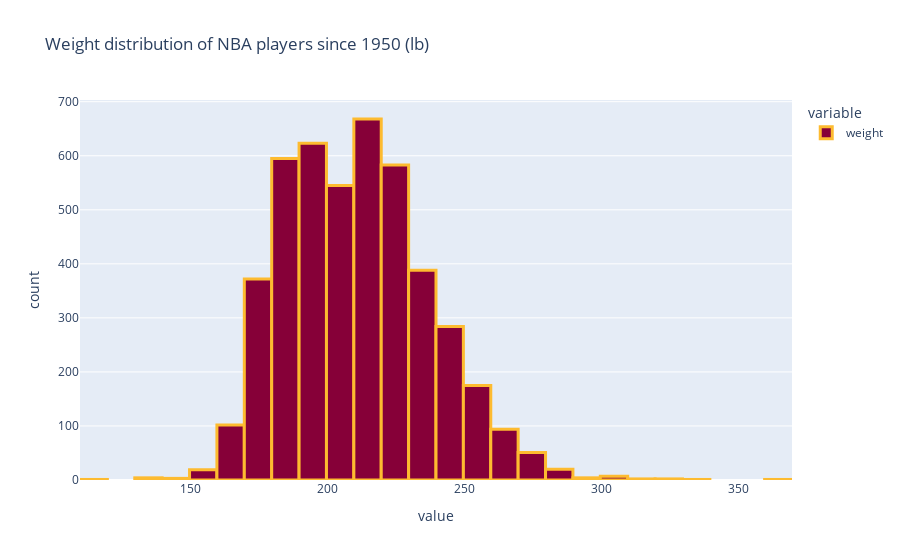

Notebook cell for this chart:
### Code cell
fig = df.weight.hist(nbins=25, title= 'Weight distribution of NBA players since 1950 (lb)')
fig.update_traces(cavs)
fig.show()

### Figure 1 — Plotly figure (JSON) as saved in the notebook; plotly's stock layout.template omitted (floating-point values rounded to 4 significant figures; data arrays with more than 128 entries replaced by an {"elided": "..."} marker saying what was removed)
{"data": [{"alignmentgroup": "True", "bingroup": "x", "hovertemplate": "variable=weight<br>value=%{x}<br>count=%{y}<extra></extra>", "legendgroup": "weight", "marker": {"color": "#860038", "line": {"color": "#FDBB30", "width": 3}, "pattern": {"shape": ""}}, "name": "weight", "nbinsx": 25, "offsetgroup": "weight", "orientation": "v", "showlegend": true, "type": "histogram", "x": {"elided": "4550 int values"}, "xaxis": "x", "yaxis": "y"}], "layout": {"barmode": "relative", "legend": {"title": {"text": "variable"}, "tracegroupgap": 0}, "title": {"text": "Weight distribution of NBA players since 1950 (lb)"}, "xaxis": {"anchor": "y", "domain": [0, 1], "title": {"text": "value"}}, "yaxis": {"anchor": "x", "domain": [0, 1], "title": {"text": "count"}}}}
